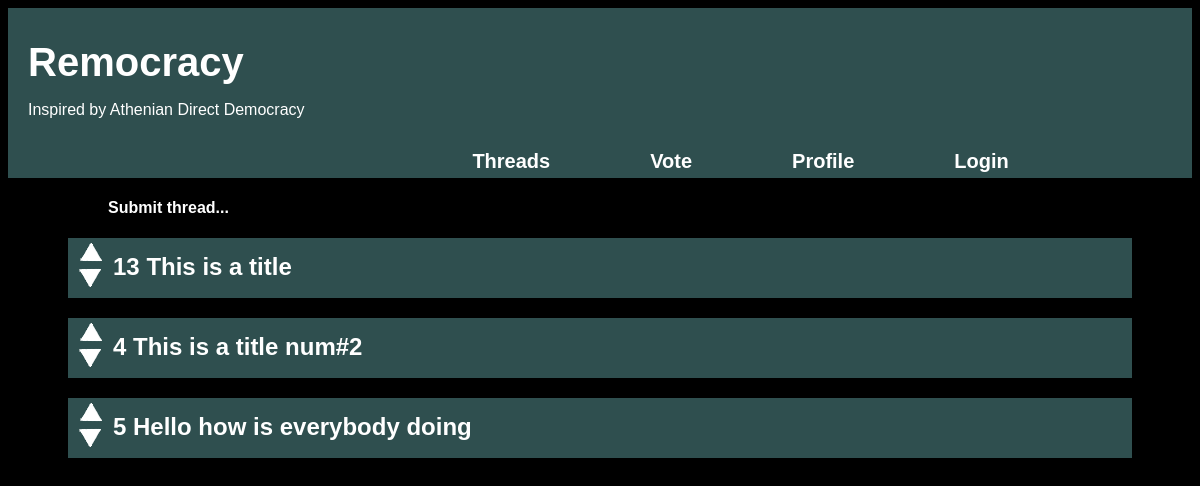
The app's page /threads/, older data.
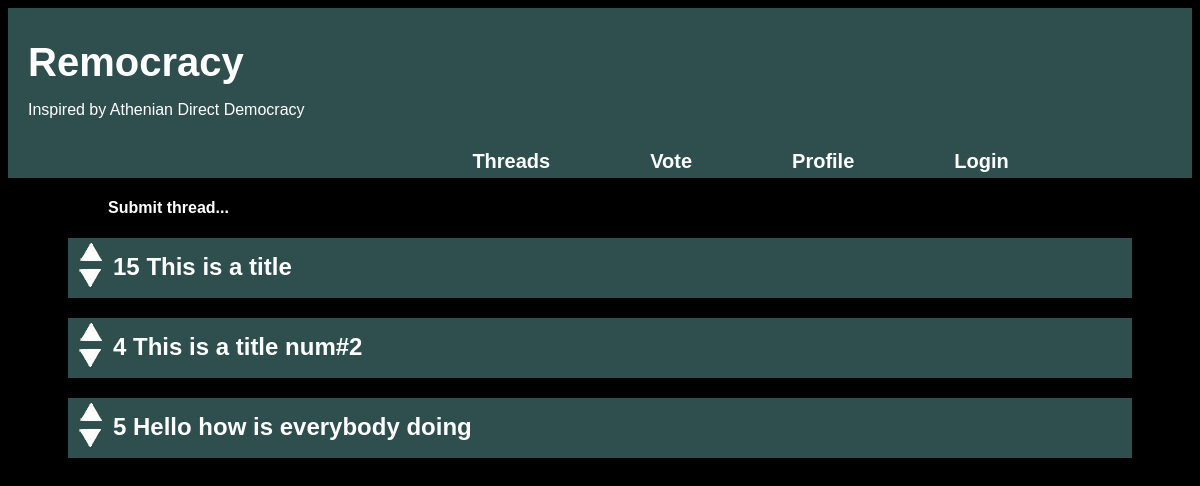
The same page, newer data.
### threads/models.py (models this page shows, shortened)
class Thread(models.Model):
	title = models.CharField(max_length=50)
	text = models.CharField(max_length=250)
	createDate = models.DateTimeField('date created')
	votes = models.IntegerField(default=0)
	siteUser = models.ForeignKey(SiteUser,on_delete=models.CASCADE)

### threads/views.py (the view)
# urls.py: path('',views.index, name='index'),
def index(request):
	threadList = Thread.objects.all()
	index = 'index'
	context = {
		'threadList':threadList,
		'index':index,
	}
	return render(request,'threads/index.html',context)

### threads/templates/threads/index.html
{% extends 'threads/base.html' %}
{% block content %}
<div class='submitThread'>
	<h4> <a href="{% url 'submitThread' %}">Submit thread...</a></h4>
</div>
{% for thread in threadList %}
<div class="thread">
	<div class="arrows">
		<a href="{% url 'voteThread' thread.id 1 'index' %}"><div class="upArrow"></div></a>
		<a href="{% url 'voteThread' thread.id -1 'index' %}"><div class="downArrow"></div></a>
	</div>
	<h2>{{thread.votes}} <a href="{% url 'detailThread' thread.id %}">{{thread.title}}</a></h2>
</div>
{% endfor %}
{% endblock %}

Row changes from the older to the newer data that the page shows:
changed Thread "This is a title": votes "13" → "15"
